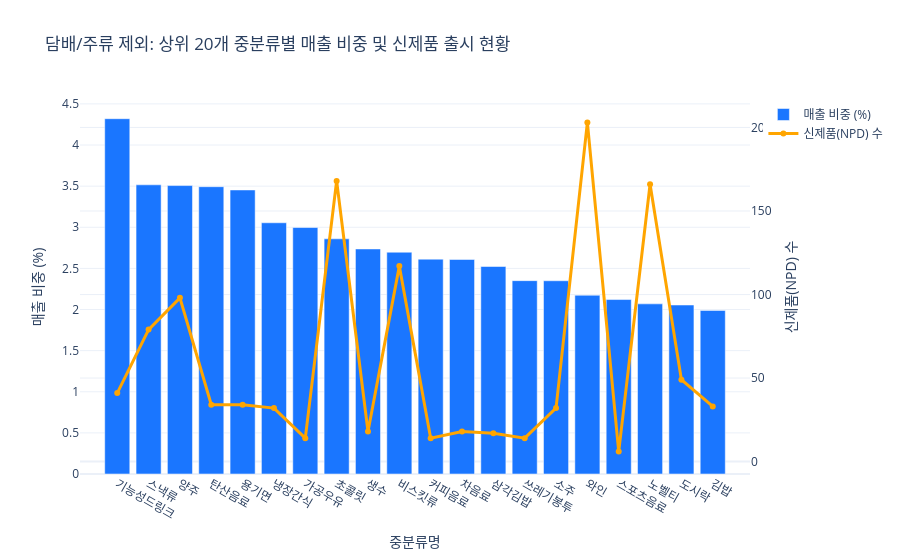

The cell this chart's notebook holds for it:
### Code cell
# [Copy-Paste Block for Jupyter Notebook]
# Step 2-1: 담배 및 주류 카테고리를 제외한 순수 유통 상품 분석

def run_filtered_category_analysis(b2_path, b4_path, true_npd_set):
    print(f"--- [분석 시작] 담배/주류 제외 카테고리 패턴 분석 ---")
    
    # 1. 데이터 로드 및 병합 (Lazy)
    b2_lazy = pl.scan_parquet(b2_path)
    b4_lazy = pl.scan_parquet(b4_path)
    
    # 2. 담배 및 주류 카테고리 제외 필터링
    # 제외할 대분류명 리스트 (데이터 상황에 따라 조정 가능)
    exclude_cats = ["담배", "맥주", "와인", "양주", "소주/전통주"]
    
    b4_filtered = b4_lazy.filter(~pl.col("대분류명").is_in(exclude_cats))
    
    # 조인 수행
    sales_master = b2_lazy.join(b4_filtered, on="상품코드", how="inner")
    
    # 3. 신제품 정의 및 집계
    launch_dates = (
        b2_lazy.group_by("상품코드")
        .agg(pl.col("판매일자").min().alias("launch_dt"))
    )
    
    # 카테고리별 지표 산출
    cat_stats = (
        sales_master.join(launch_dates, on="상품코드")
        .group_by(["대분류명", "중분류명"])
        .agg([
            pl.col("판매금액").sum().alias("total_sales"),
            pl.col("상품코드").n_unique().alias("total_items"),
            pl.col("상품코드").filter(pl.col("상품코드").is_in(list(true_npd_set))).n_unique().alias("npd_count")
        ])
        .collect()
        .sort("total_sales", descending=True)
    )
    
    # 매출 비중(%) 재계산
    total_revenue = cat_stats["total_sales"].sum()
    cat_stats = cat_stats.with_columns(
        (pl.col("total_sales") / total_revenue * 100).alias("sales_share_pct")
    )
    
    # 4. 시각화: 상위 20개 중분류 (담배/주류 제외 버전)
    top_n = 20
    top_cat = cat_stats.head(top_n)
    
    fig = go.Figure()
    fig.add_trace(go.Bar(
        x=top_cat["중분류명"],
        y=top_cat["sales_share_pct"],
        name="매출 비중 (%)",
        marker_color='rgb(26, 118, 255)'
    ))
    fig.add_trace(go.Scatter(
        x=top_cat["중분류명"],
        y=top_cat["npd_count"],
        name="신제품(NPD) 수",
        yaxis="y2",
        mode='lines+markers',
        line=dict(color='orange', width=3)
    ))
    
    fig.update_layout(
        title=f"담배/주류 제외: 상위 {top_n}개 중분류별 매출 비중 및 신제품 출시 현황",
        xaxis_title="중분류명",
        yaxis=dict(title="매출 비중 (%)"),
        yaxis2=dict(title="신제품(NPD) 수", overlaying="y", side="right"),
        template="plotly_white"
    )
    fig.show()
    
    # 5. 결과 요약
    print("\n[담배/주류 제외 분석 결과]")
    top_5_share = cat_stats.head(5)["sales_share_pct"].sum()
    print(f" - 상위 5개 중분류의 매출 합계 비중: {top_5_share:.2f}%")
    
    # 신제품 밀도가 높은 '진짜' 트렌드 카테고리
    npd_density = (cat_stats.filter(pl.col("total_items") > 5) # 최소 상품수 5개 이상 카테고리만
                  .with_columns((pl.col("npd_count") / pl.col("total_items")).alias("npd_density")))
    
    top_density = npd_density.sort("npd_density", descending=True).head(5)
    print("\n[순수 상품 중 신제품 출시 밀도가 높은 카테고리 (Top 5)]")
    print(top_density.select(["대분류명", "중분류명", "total_items", "npd_count", "npd_density"]))
    
    return cat_stats

# 실행부
B2_PATH = "../../data/processed/B2_POS_SALE_CLEANED.parquet"
B4_PATH = "../../data/processed/B4_ITEM_DV_INFO.parquet"

if os.path.exists(B2_PATH) and os.path.exists(B4_PATH):
    filtered_cat_res = run_filtered_category_analysis(B2_PATH, B4_PATH, TRUE_NPD_SET)
else:
    print("필요한 데이터 파일이 없습니다.")

### Figure 1 — Plotly figure (JSON) as saved in the notebook; plotly's stock layout.template omitted (floating-point values rounded to 4 significant figures)
{"data": [{"marker": {"color": "rgb(26, 118, 255)"}, "name": "매출 비중 (%)", "type": "bar", "x": ["기능성드링크", "스낵류", "양주", "탄산음료", "용기면", "냉장간식", "가공우유", "초콜릿", "생수", "비스킷류", "커피음료", "차음료", "삼각김밥", "쓰레기봉투", "소주", "와인", "스포츠음료", "노벨티", "도시락", "김밥"], "y": [4.32, 3.516, 3.507, 3.493, 3.454, 3.054, 2.997, 2.859, 2.736, 2.697, 2.612, 2.608, 2.523, 2.351, 2.35, 2.174, 2.121, 2.069, 2.054, 1.989]}, {"line": {"color": "orange", "width": 3}, "mode": "lines+markers", "name": "신제품(NPD) 수", "type": "scatter", "x": ["기능성드링크", "스낵류", "양주", "탄산음료", "용기면", "냉장간식", "가공우유", "초콜릿", "생수", "비스킷류", "커피음료", "차음료", "삼각김밥", "쓰레기봉투", "소주", "와인", "스포츠음료", "노벨티", "도시락", "김밥"], "y": [41, 79, 98, 34, 34, 32, 14, 168, 18, 117, 14, 18, 17, 14, 32, 203, 6, 166, 49, 33], "yaxis": "y2"}], "layout": {"title": {"text": "담배/주류 제외: 상위 20개 중분류별 매출 비중 및 신제품 출시 현황"}, "xaxis": {"title": {"text": "중분류명"}}, "yaxis": {"title": {"text": "매출 비중 (%)"}}, "yaxis2": {"overlaying": "y", "side": "right", "title": {"text": "신제품(NPD) 수"}}}}
